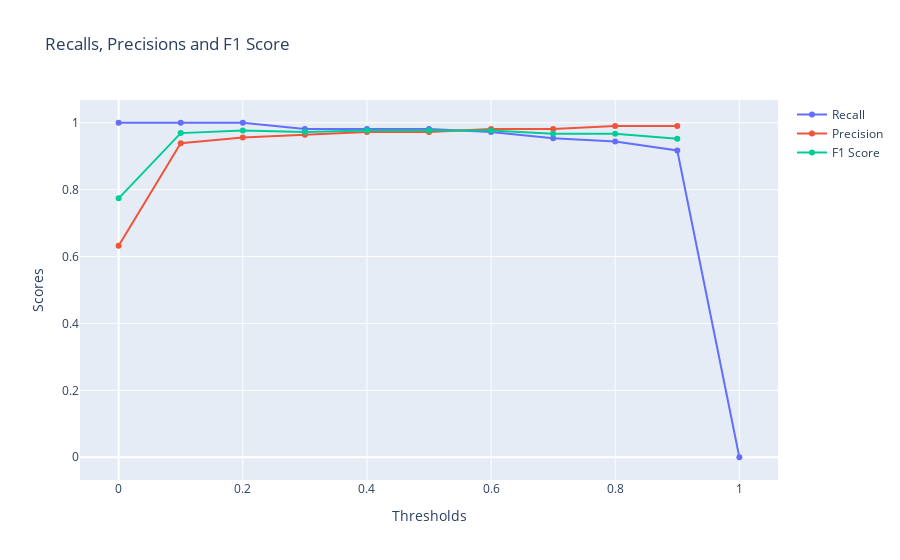

The code cell stored with this chart in its notebook:
### Markdown cell above
### LightGBM

**LightGBM** is a gradient boosting framework that uses tree-based learning algorithms. It is designed to be distributed and efficient, capable of handling large-scale data and providing high performance. LightGBM is often used for both classification and regression tasks.

#### Key Concepts

- **Gradient Boosting**: LightGBM uses gradient boosting, which builds an ensemble of weak learners (typically decision trees) in a sequential manner. Each new model is trained to correct the errors made by the previous models.

- **Leaf-wise Tree Growth**: Unlike many other gradient boosting implementations that grow trees level-wise, LightGBM grows trees leaf-wise. This can lead to better accuracy but may also increase the risk of overfitting.

- **Histogram-based Algorithm**: LightGBM uses a histogram-based algorithm for finding the best split, which reduces memory consumption and speeds up training.

#### Advantages

- **Efficiency**: LightGBM is designed to be highly efficient in both training speed and memory usage.
- **Scalability**: It can handle large-scale data and is optimized for distributed computing.
- **Accuracy**: Often achieves high accuracy due to its leaf-wise tree growth and efficient handling of large datasets.
- **Support for Categorical Features**: LightGBM can directly handle categorical features without needing extensive preprocessing like one-hot encoding.

#### Parameters

##### n_estimators
- **Meaning**: The number of decision trees in the LightGBM model.
- **Impact**: More trees can improve the model's performance but also increase computational cost. Generally, more trees lead to better performance up to a point of diminishing returns.

##### max_depth
- **Meaning**: The maximum depth of each decision tree.
- **Impact**: Deeper trees can model more complex patterns but are more likely to overfit. Shallow trees may underfit the data.

##### learning_rate
- **Meaning**: The step size shrinkage used in each boosting step.
- **Impact**: A lower learning rate usually improves performance but requires more trees. A higher learning rate increases the speed of training but may reduce accuracy.

##### num_leaves
- **Meaning**: The maximum number of leaves in one tree.
- **Impact**: More leaves can improve the accuracy of the model but also increase the risk of overfitting.

### Summary
- **LightGBM**: A gradient boosting framework that uses tree-based learning algorithms. It is designed to be efficient, scalable, and capable of handling large-scale data, often achieving high accuracy. Key features include leaf-wise tree growth and support for categorical features.

### Code cell
import numpy as np
import pandas as pd
from sklearn.datasets import load_breast_cancer
from sklearn.model_selection import train_test_split
from lightgbm import LGBMClassifier
from sklearn.metrics import accuracy_score, classification_report, confusion_matrix
from sklearn.preprocessing import StandardScaler
import matplotlib.pyplot as plt
import plotly.graph_objects as go
import warnings

# Suppress warnings
warnings.filterwarnings('ignore')

# Load the dataset
breast_cancer = load_breast_cancer()
X = breast_cancer.data
y = breast_cancer.target

# Convert to DataFrame for better readability (optional)
df = pd.DataFrame(X, columns=breast_cancer.feature_names)
df['target'] = y

# Split the data into training and testing sets
X_train, X_test, y_train, y_test = train_test_split(X, y, test_size=0.3, random_state=42)

# Standardize the data
scaler = StandardScaler()
X_train_scaled = scaler.fit_transform(X_train)
X_test_scaled = scaler.transform(X_test)

# Initialize and train the LightGBM model
model = LGBMClassifier(random_state=42, max_depth=5, n_estimators=100, learning_rate=0.1, reg_alpha=1, reg_lambda=1, min_child_samples=20, num_leaves=31, subsample=0.8, colsample_bytree=0.8, subsample_freq=1, min_child_weight=0.001, min_split_gain=0.0, objective='binary')
model.fit(X_train_scaled, y_train)

# Make predictions
y_pred = model.predict(X_test_scaled)
y_pred_proba = model.predict_proba(X_test_scaled)[:, 1]

# Evaluate the model
accuracy = accuracy_score(y_test, y_pred)
report = classification_report(y_test, y_pred, target_names=breast_cancer.target_names)

print(f'Accuracy: {accuracy:.4f}')
print('Classification Report:')
print(report)

# Custom thresholds
thresholds = np.arange(0, 1.1, 0.1)

# Initialize lists for confusion matrix components
tps = []
fps = []
tns = []
fns = []

# Calculate true positives, false positives, true negatives, and false negatives for each threshold
for threshold in thresholds:
    temp_prediction = [1 if y >= threshold else 0 for y in y_pred_proba]
    tn, fp, fn, tp = confusion_matrix(y_test, temp_prediction).ravel()
    tps.append(tp)
    fps.append(fp)
    tns.append(tn)
    fns.append(fn)

# Create the dataframe with thresholds, true positives, false positives, true negatives, and false negatives
df_confusion_matrix = pd.DataFrame({'Thresholds': thresholds, 
                                    'TruePositive': tps, 'FalsePositive': fps,
                                    'TrueNegative': tns, 'FalseNegative': fns})

# Calculate recall, precision, F1 score, and false positive ratio
df_confusion_matrix["recall"] = df_confusion_matrix["TruePositive"] / (df_confusion_matrix["TruePositive"] + df_confusion_matrix["FalseNegative"])
df_confusion_matrix["precision"] = df_confusion_matrix["TruePositive"] / (df_confusion_matrix["TruePositive"] + df_confusion_matrix["FalsePositive"])
df_confusion_matrix["f1_score"] = 2 * (df_confusion_matrix["precision"] * df_confusion_matrix["recall"]) / (df_confusion_matrix["precision"] + df_confusion_matrix["recall"])

# Create a new figure for plotting
fig = go.Figure()

# Round the values in the df_confusion_matrix DataFrame to two decimal places
df_confusion_matrix_graph = df_confusion_matrix.round(3)

fig.add_trace(go.Scatter(x=df_confusion_matrix_graph['Thresholds'], y=df_confusion_matrix_graph['recall'], mode='lines+markers', name='Recall'))
fig.add_trace(go.Scatter(x=df_confusion_matrix_graph['Thresholds'], y=df_confusion_matrix_graph['precision'], mode='lines+markers', name='Precision'))
fig.add_trace(go.Scatter(x=df_confusion_matrix_graph['Thresholds'], y=df_confusion_matrix_graph['f1_score'], mode='lines+markers', name='F1 Score'))
fig.update_layout(title='Recalls, Precisions and F1 Score', xaxis_title='Thresholds', yaxis_title='Scores')

# Display the figure
fig.show()

# Feature importances
importances = model.feature_importances_
indices = np.argsort(importances)[::-1]
features = breast_cancer.feature_names

print("Feature importances:")
for f in range(X.shape[1]):
    print(f"{features[indices[f]]}: {importances[indices[f]]:.4f}")

# Plot feature importances
plt.figure(figsize=(10, 6))
plt.title("Feature importances")
plt.bar(range(X.shape[1]), importances[indices], align="center")
plt.xticks(range(X.shape[1]), [features[i] for i in indices], rotation=90)
plt.xlim([-1, X.shape[1]])
plt.show()

### Figure 1 — Plotly figure (JSON) as saved in the notebook; plotly's stock layout.template omitted (floating-point values rounded to 4 significant figures)
{"data": [{"mode": "lines+markers", "name": "Recall", "type": "scatter", "x": [0, 0.1, 0.2, 0.3, 0.4, 0.5, 0.6, 0.7, 0.8, 0.9, 1], "y": [1, 1, 1, 0.981, 0.981, 0.981, 0.972, 0.954, 0.944, 0.917, 0]}, {"mode": "lines+markers", "name": "Precision", "type": "scatter", "x": [0, 0.1, 0.2, 0.3, 0.4, 0.5, 0.6, 0.7, 0.8, 0.9, 1], "y": [0.632, 0.939, 0.956, 0.964, 0.972, 0.972, 0.981, 0.981, 0.99, 0.99, null]}, {"mode": "lines+markers", "name": "F1 Score", "type": "scatter", "x": [0, 0.1, 0.2, 0.3, 0.4, 0.5, 0.6, 0.7, 0.8, 0.9, 1], "y": [0.774, 0.969, 0.977, 0.972, 0.977, 0.977, 0.977, 0.967, 0.967, 0.952, null]}], "layout": {"title": {"text": "Recalls, Precisions and F1 Score"}, "xaxis": {"title": {"text": "Thresholds"}}, "yaxis": {"title": {"text": "Scores"}}}}
